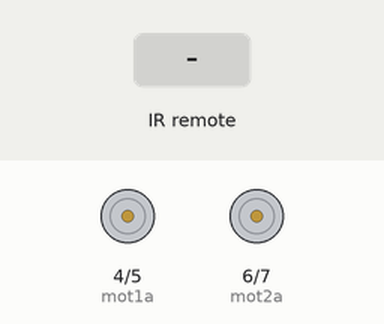
The sketch below on a simulated Arduino Uno, built with avr-gcc and run on an emulated ATmega328P. Parts: motor-driver pin pairs drawn as motors (green arrow = first pin HIGH = forward, orange = second pin HIGH = backward, longer = more drive). The test bench sets the inputs (shaded band).

Above: at 1.2 s.
1.3 s: infrared code 0xFF629D received
At 2.0 s:
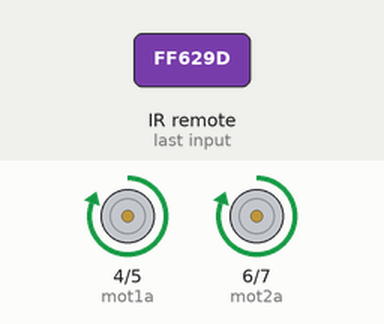
2.8 s: infrared code 0xFFA857 received
At 3.2 s:
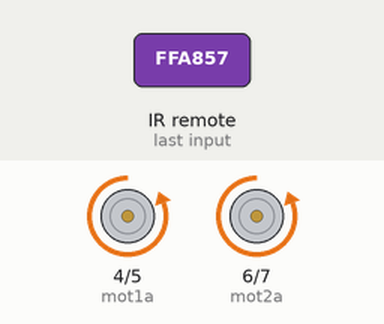
4.3 s: infrared code 0xFF22DD received
At 5.5 s:
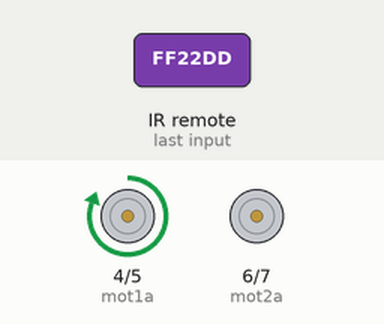
5.8 s: infrared code 0xFFC23D received
At 6.7 s:
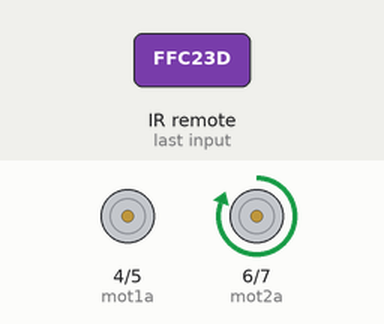
7.3 s: infrared code 0xFF02FD received
At 7.8 s:
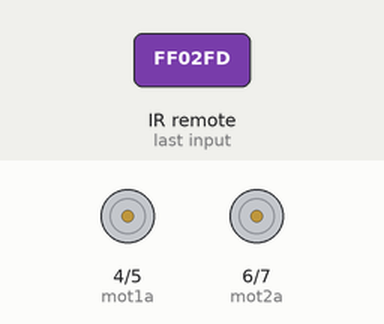
Timing chart, 0 to 9.8 s (numbered marks = the images above; inputs shaded):
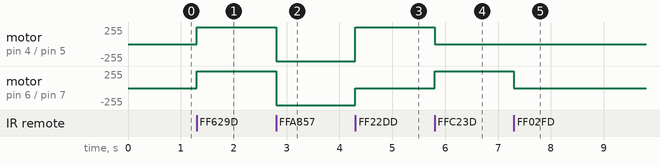

Measured:
- after the input at 1.3 s, motor on pin 4 (mot1a) / pin 5 (mot1b), motor on pin 6 (mot2a) / pin 7 (mot2b): stopped → forward 255/255 at once
- after the input at 2.8 s, motor on pin 4 (mot1a) / pin 5 (mot1b), motor on pin 6 (mot2a) / pin 7 (mot2b): forward 255/255 → backward 255/255 at once
- after the input at 4.3 s, motor on pin 4 (mot1a) / pin 5 (mot1b): backward 255/255 → forward 255/255 at once; motor on pin 6 (mot2a) / pin 7 (mot2b): backward 255/255 → stopped at once
- after the input at 5.8 s, motor on pin 4 (mot1a) / pin 5 (mot1b): forward 255/255 → stopped at once; motor on pin 6 (mot2a) / pin 7 (mot2b): stopped → forward 255/255 at once
- after the input at 7.3 s, motor on pin 6 (mot2a) / pin 7 (mot2b): forward 255/255 → stopped at once

The sketch:

Sensor_infravermelho_e_motores.ino
```cpp
#include <IRremote.h>

#define receptor 11
#define mot1a 4
#define mot1b 5
#define mot2a 6
#define mot2b 7
float valor;

IRrecv recIR(receptor);
decode_results resultado;

void setup() {
  pinMode(mot1a, OUTPUT);
  pinMode(mot1b, OUTPUT);
  pinMode(mot2a, OUTPUT);
  pinMode(mot2b, OUTPUT);
  Serial.begin(9600);
  recIR.enableIRIn(); //Inicializa o receptor IR

}

void loop() {
  if(recIR.decode(&resultado)){
    if(resultado.value == 0xFF629D){
      frente();
    }
    if(resultado.value == 0xFFA857){
      tras();
    }
    if(resultado.value == 0xFF02FD){
      parar();
    }
    if(resultado.value == 0xFF22DD){
      esquerda();
    }
    if(resultado.value == 0xFFC23D){
      direita();
    }

    recIR.resume();
  }
}

void frente(){
  digitalWrite(mot1a, HIGH);
  digitalWrite(mot2a, HIGH);
  digitalWrite(mot1b, LOW);
  digitalWrite(mot2b, LOW);
}

void parar(){
  digitalWrite(mot1a, LOW);
  digitalWrite(mot2a, LOW);
  digitalWrite(mot1b, LOW);
  digitalWrite(mot2b, LOW);
}

void tras(){
  digitalWrite(mot1a, LOW);
  digitalWrite(mot2a, LOW);
  digitalWrite(mot1b, HIGH);
  digitalWrite(mot2b, HIGH);
}
void esquerda(){
  digitalWrite(mot1a, HIGH);
  digitalWrite(mot2a, LOW);
  digitalWrite(mot1b, LOW);
  digitalWrite(mot2b, LOW);
}
void direita(){
  digitalWrite(mot1a, LOW);
  digitalWrite(mot2a, HIGH);
  digitalWrite(mot1b, LOW);
  digitalWrite(mot2b, LOW);
}
```
